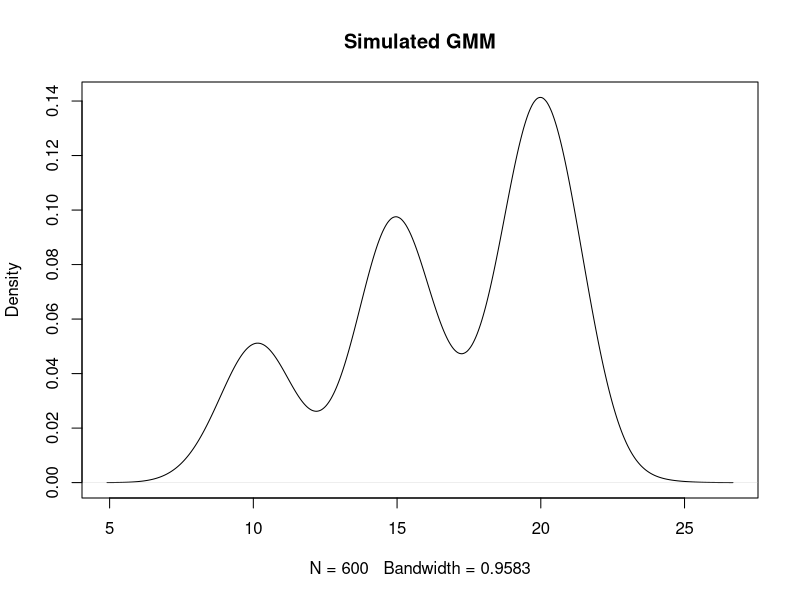

Generate this figure with R:
#Step1)Initialization: Determining the Initial GMM Parameters
set.seed(1)
#Function to generate Gaussian mixture for given parameters
get.mixture.sample<-function(samples.mu,samples.sd,samples.size){
k <- length(samples.size)
mixture <- c()
for(i in seq(1:k)){
#generating normal random samples for mixture
mixture<-append(mixture,rnorm(n=samples.size[i],mean=samples.mu[i],sd=samples.sd[i]))
}
mixture <- sample(mixture)#shuffling
return(mixture)
}

#Function to obtain information from k-means
get.kmeans.results<-function(x,k){
identity <- kmeans(x,k)$cluster
mu.vec<-c()
sd.vec<-c()
lambda.vec<-c()
for(i in seq(1:k)){
mu.vec[i] <- mean(x[identity==i])
sd.vec[i] <- sd(x[identity==i])
lambda.vec[i] <- sum(identity==i)/length(identity)
}
res<-data.frame(mean=mu.vec,sd=sd.vec,lambda=lambda.vec)
return(res)
}
#Step2): Expect-Maximize
expect.maximize.GMM<-function(x,lambda.vec.init,mu.vec,sd.vec,epsilon){
k <- length(mu.vec)
lambda.matrix<-matrix(NA,nrow=k,ncol=length(x))#to store distribtuions of each lambda
Q     <- c()
Q[1]  <- 0
Q[2]  <- 0
for(i in seq(1:k)){
Q[2]   <- Q[2] + sum(log(lambda.vec.init[i] * dnorm(x, mu.vec[i], sd.vec[i])))
}
j <- 2

comp <- matrix(NA,nrow=k,ncol=length(x))

while (abs(Q[j]-Q[j-1])>=epsilon) { #checking convergence
  # E step
  for(i in seq(1:k)){
    comp[i,] <- lambda.vec.init[i] * dnorm(x, mu.vec[i], sd.vec[i])
  }
  #cat('\ndim(comp):',dim(comp))
  comp.sum  <- colSums(comp)
  #cat('\nlength(comp.sum):',length(comp.sum))
  
  for(i in seq(1:k)){
    lambda.matrix[i,] <- comp[i,]/comp.sum
  }
  #cat('\ndim(lambda.matrix):',dim(lambda.matrix))

  # M step
  for(i in seq(1:k)){
    lambda.vec.init[i] <- sum(lambda.matrix[i,])/length(x)
    #cat('\n',i,':',lambda.vec.init)
    mu.vec[i]          <- sum(lambda.matrix[i,]*x)/sum(lambda.matrix[i,])
    sd.vec[i]          <- sqrt(sum(lambda.matrix[i,]*(x-mu.vec[i])^2)/sum(lambda.matrix[i,]))
    lambda.matrix[i,]  <- lambda.vec.init[i]
    }
  #cat('\nlength(comp.sum),length(x)',length(comp.sum),length(x))
  
  j <- j + 1
  Q[j] <- sum(log(comp.sum))
  #cat('\nQ[j]=',Q[j],' j=',j)
}
result<-data.frame(mean=mu.vec,sd=sd.vec,lambda=lambda.matrix[,1],likelihood=Q[j])
return(result)
}

##Step3)Running the EM and stopping at convergence
#generate a gaussian mixture with k=3
mus<-c(10,15,20)
sds<-c(1,1,1)
sizes<-c(100,200,300)
x<-get.mixture.sample(mus,sds,sizes)
plot(density(x),main = 'Simulated GMM')
########################################
k <- length(mus)
#random initializations
init.values<-data.frame(rand.lambda=c(0.1,0.8,0.1),rand.means=c(0,0,0),rand.sd=c(10,15,20))
final.result<-expect.maximize.GMM(x,lambda.vec.init=init.values$rand.lambda,
                                  init.values$rand.means,init.values$rand.sd,epsilon=1e-6)
init.values#initializations of parameters with random values 
final.result[,1:3]
#These are the estimated parameters by EM with random initializations of lambdas as below

kmeans.result<-get.kmeans.results(x,k)
final.result2<-expect.maximize.GMM(x,lambda.vec.init=kmeans.result$lambda,mu.vec=kmeans.result$mean,
                                   sd.vec=kmeans.result$sd,epsilon=1e-6)
#initializations of parameters with values obtained via k=3-means clustering 
kmeans.result
final.result2[,1:3]
